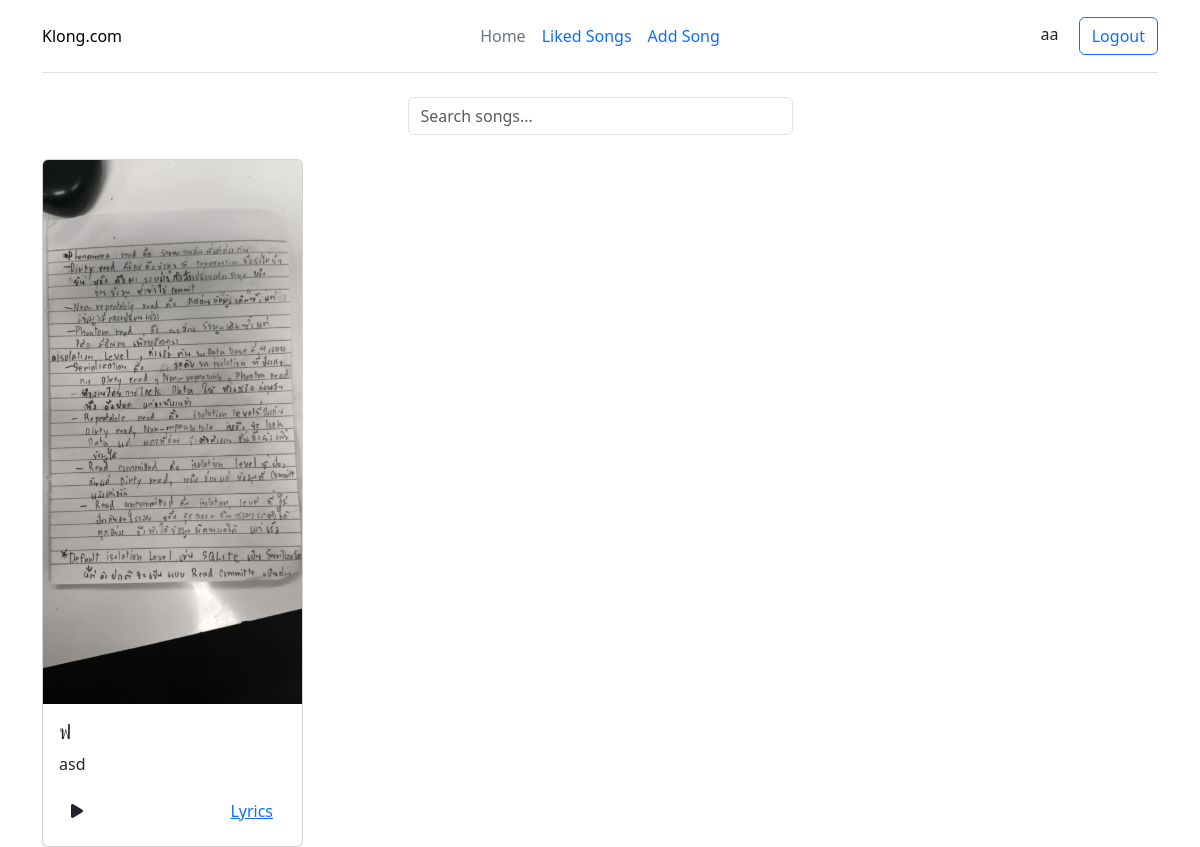
The app's page / (signed in) with its own data.
### app.py (models this page shows)
class User(db.Model, UserMixin):
    id = db.Column(db.Integer, primary_key=True)
    username = db.Column(db.String(150), unique=True, nullable=False)
    password = db.Column(db.String(150), nullable=False)
    songs = db.relationship('Song', backref='user', lazy=True)
    likes = db.relationship('Like', backref='user', lazy=True)

class Song(db.Model):
    id = db.Column(db.Integer, primary_key=True)
    title = db.Column(db.String(200), nullable=False)
    artist = db.Column(db.String(200), nullable=False)
    image_url = db.Column(db.String(500), nullable=False)
    audio_url = db.Column(db.String(500), nullable=False)
    lyrics_url = db.Column(db.Text, nullable=False)  # เปลี่ยนเป็น Text เพื่อเก็บเนื้อเพลง
    created_at = db.Column(db.DateTime, default=datetime.utcnow)
    user_id = db.Column(db.Integer, db.ForeignKey('user.id'), nullable=False)
    likes = db.relationship('Like', backref='song', lazy=True)

### app.py (the view)
@app.route('/')
def home():
    songs = Song.query.order_by(Song.created_at.desc()).all()
    if current_user.is_authenticated:
        liked_songs = [like.song_id for like in Like.query.filter_by(user_id=current_user.id).all()]
    else:
        liked_songs = []
    return render_template('home.html', songs=songs, liked_songs=liked_songs)

### app.py (called while the page is built)
@login_manager.user_loader
def load_user(user_id):
    return User.query.get(int(user_id))

### templates/home.html (shortened to what this page needs)
<!doctype html>
<html lang="en">
<head>
    <link href="https://cdn.jsdelivr.net/npm/bootstrap@5.3.3/dist/css/bootstrap.min.css" rel="stylesheet">
    <link rel="stylesheet" href="https://cdnjs.cloudflare.com/ajax/libs/font-awesome/6.0.0/css/all.min.css">
    <link rel="stylesheet" href="{{ url_for('static', filename='css/style.css') }}">
</head>
<body>
    <div class="container">
        <header class="d-flex flex-wrap align-items-center justify-content-center justify-content-md-between py-3 mb-4 border-bottom">
            <div class="col-md-3 mb-2 mb-md-0">
                <a href="/" class="d-inline-flex link-body-emphasis text-decoration-none">
                    Klong.com
                </a>
            </div>
            <ul class="nav col-12 col-md-auto mb-2 justify-content-center mb-md-0">
                <li><a href="/" class="nav-link px-2 link-secondary">Home</a></li>
                <li><a href="/like" class="nav-link px-2">Liked Songs</a></li>
                <li><a href="/add" class="nav-link px-2">Add Song</a></li>
            </ul>
            <div class="col-md-3 text-end">
                {% if current_user.is_authenticated %}
                    <span class="me-3">{{ current_user.username }}</span>
                    <a href="/logout" class="btn btn-outline-primary">Logout</a>
                {% else %}
                    <a href="/login" class="btn btn-outline-primary me-2">Login</a>
                    <a href="/signin" class="btn btn-primary">Sign-up</a>
                {% endif %}
            </div>
        </header>
        <div class="search-container mb-4">
            <input type="text" id="searchInput" class="form-control w-50 mx-auto" placeholder="Search songs...">
        </div>
        <div class="row row-cols-1 row-cols-md-4 g-4" id="songsList">
            {% for song in songs %}
            <div class="col song-item">
                <div class="card h-100">
                    <img src="{{ song.image_url }}" class="card-img-top" alt="{{ song.title }}">
                    <div class="card-body">
                        <h5 class="card-title">{{ song.title }}</h5>
                        <p class="card-text">{{ song.artist }}</p>
                        <div class="d-flex justify-content-between align-items-center">
                            <button class="btn btn-play" data-audio="{{ song.audio_url }}">
                                <i class="fas fa-play"></i>
                                <button class="btn btn-link" data-bs-toggle="modal" data-bs-target="#lyricsModal{{ song.id }}">
                                    Lyrics
                                </button>
            {% endfor %}
        </div>
    </div>
</body>
</html>

### assets/style.css (style rules this page uses)
.search-container { max-width: 800px; margin: 30px auto; padding: 0 15px; }

### templates/home.html (style rules this page uses)
.search-container { margin-top: 20px; }
.btn-play { border: none; background: none; }

### records on screen
User: username "aa"
Song: image_url (picture), title "ฟ", artist "asd"
